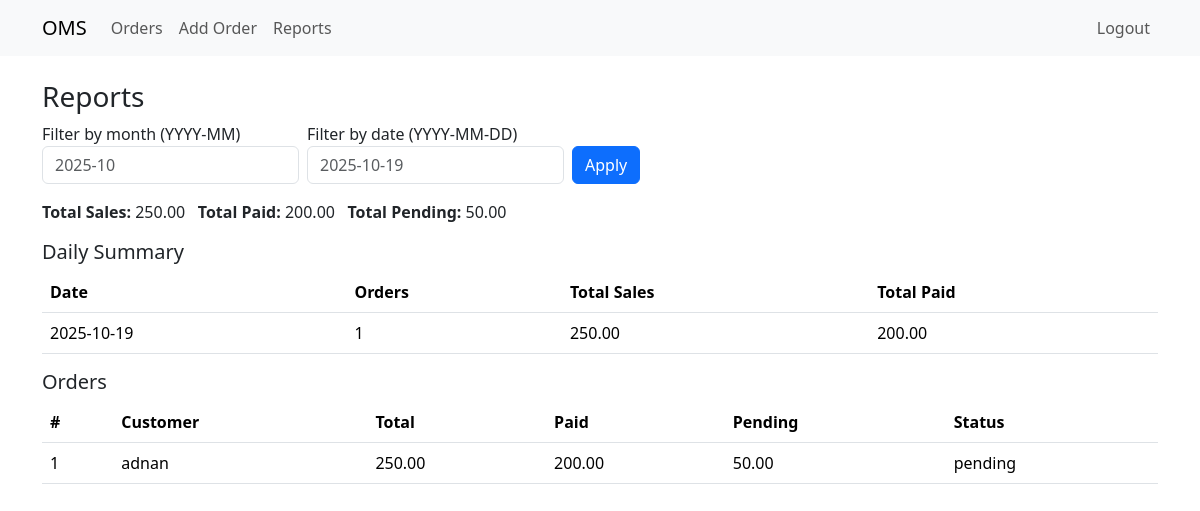
/reports (signed in), run on the app's committed database.
### app.py (models this page shows)
class Order(db.Model):
    id = db.Column(db.Integer, primary_key=True)
    customer_name = db.Column(db.String(200), nullable=False)
    phone = db.Column(db.String(50))
    address = db.Column(db.String(500))
    pincode = db.Column(db.String(20))
    item = db.Column(db.String(200))
    quantity = db.Column(db.Integer, default=1)
    total_amount = db.Column(db.Float, default=0.0)
    paid_amount = db.Column(db.Float, default=0.0)
    status = db.Column(db.String(20), default='pending')  # pending or completed
    created_at = db.Column(db.DateTime, default=datetime.utcnow)
    @property
    def pending_amount(self):
        return round((self.total_amount or 0) - (self.paid_amount or 0), 2)

### app.py (the view, shortened to what this page needs)
@app.route('/reports', methods=['GET'])
@login_required
def reports():
    month = request.args.get('month')  # format YYYY-MM
    date = request.args.get('date')    # format YYYY-MM-DD
    query = Order.query
    if date:
        start = datetime.strptime(date, "%Y-%m-%d")
        end = start.replace(hour=23, minute=59, second=59)
        query = query.filter(Order.created_at >= start, Order.created_at <= end)
    orders = query.order_by(Order.created_at.asc()).all()
    total_sales = sum(o.total_amount for o in orders)
    total_paid = sum(o.paid_amount for o in orders)
    total_pending = sum(o.pending_amount for o in orders)
    per_day = db.session.query(func.date(Order.created_at), func.count(Order.id),
                               func.sum(Order.total_amount), func.sum(Order.paid_amount))                        .group_by(func.date(Order.created_at)).order_by(func.date(Order.created_at)).all()
    return render_template('reports.html', orders=orders, total_sales=total_sales,
                           total_paid=total_paid, total_pending=total_pending, per_day=per_day)

### app.py (called while the page is built)
def login_required(f):
    from functools import wraps
    @wraps(f)
    def decorated(*args, **kwargs):
        if not session.get('admin_logged_in'):
            return redirect(url_for('login'))
        return f(*args, **kwargs)
    return decorated

### templates/reports.html (shortened to what this page needs)
{% extends "base.html" %}
{% block content %}
<h3>Reports</h3>
<form class="row g-2 mb-3" method="get">
  <div class="col-auto">
    <label>Filter by month (YYYY-MM)</label>
    <input name="month" class="form-control" placeholder="2025-10">
  </div>
  <div class="col-auto">
    <label>Filter by date (YYYY-MM-DD)</label>
    <input name="date" class="form-control" placeholder="2025-10-19">
  </div>
  <div class="col-auto align-self-end">
    <button class="btn btn-primary">Apply</button>
  </div>
</form>
<div class="mb-3">
  <strong>Total Sales:</strong> {{ "%.2f"|format(total_sales) }} &nbsp;
  <strong>Total Paid:</strong> {{ "%.2f"|format(total_paid) }} &nbsp;
  <strong>Total Pending:</strong> {{ "%.2f"|format(total_pending) }}
</div>
<h5>Daily Summary</h5>
<table class="table">
  <thead><tr><th>Date</th><th>Orders</th><th>Total Sales</th><th>Total Paid</th></tr></thead>
  <tbody>
  {% for day, cnt, sum_total, sum_paid in per_day %}
    <tr>
      <td>{{ day }}</td>
      <td>{{ cnt }}</td>
      <td>{{ "%.2f"|format(sum_total or 0) }}</td>
      <td>{{ "%.2f"|format(sum_paid or 0) }}</td>
    </tr>
  {% else %}
    <tr><td colspan="4">No data</td></tr>
  {% endfor %}
  </tbody>
</table>
<h5>Orders</h5>
<table class="table">
  <thead><tr><th>#</th><th>Customer</th><th>Total</th><th>Paid</th><th>Pending</th><th>Status</th></tr></thead>
  <tbody>
  {% for o in orders %}
    <tr>
      <td>{{ o.id }}</td>
      <td>{{ o.customer_name }}</td>
      <td>{{ "%.2f"|format(o.total_amount) }}</td>
      <td>{{ "%.2f"|format(o.paid_amount) }}</td>
      <td>{{ "%.2f"|format(o.pending_amount) }}</td>
      <td>{{ o.status }}</td>
    </tr>
  {% else %}
    <tr><td colspan="6">No orders</td></tr>
  {% endfor %}
  </tbody>
</table>
{% endblock %}

### data on the page
Order: created_at "2025-10-19", cnt "1", total_amount "250.00", paid_amount "200.00", id "1", customer_name "adnan", pending_amount "50.00", status "pending"

### other printed values
{{ "%.2f"|format(total_sales) }} "250.00"
{{ "%.2f"|format(total_paid) }} "200.00"
{{ "%.2f"|format(total_pending) }} "50.00"
